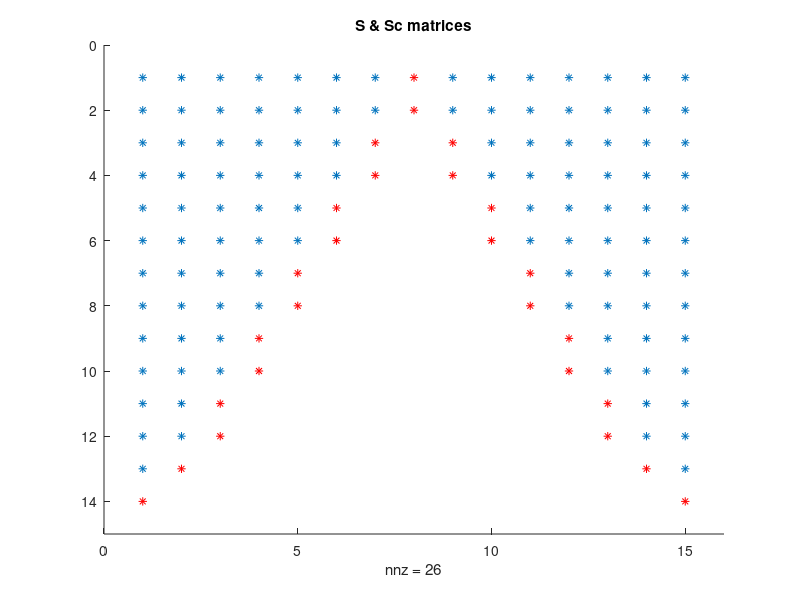

MATLAB code to generate this figure: (Note: this script raises an error after producing the figure.)
%% Programme to solve for Stokes velocity profile in riblets
% Solve A*u = P
% S = riblets grid points
% P = pressure gradient
% A = Laplacian coefficients
% Sc = Sd - S = riblets surface grid points

clear
close all
tic

%% Input data
lz = 1; % always
ly = 0.5; % always <= height for pressure-driven flow

% Define grid sizes
nz = 15; % number of points in z
ny = 14; % number of points in y
dy = ly/(ny-1); % length of sub-intervals in y-axis
dz = lz/(nz-1); % length of sub-intervals in z-axis
y = (0:ny-1)/(ny-1)*ly;
z = (0:nz-1)/(nz-1);

dpdx = -1; % Pressure gradient
Sx = 0; % Shear at the top, could set to 1 (if normalised, always 1)

geometry = 1; 
% 0 = parabola (k/s = 1)
% 1 = triangle (k/s = 1.866 for 30deg, 0.5 for 90deg, 0.866 for 60deg)
% 2 = semi-circle (k/s = 0.5)
% 3 = trapezium (k/s = 0.5; tip half-angle = 15deg)
% 4 = blade (k/s = 0.5; t/s = 0.2)
angle = 90; % 30/60/90 degrees, for triangles only

savefile = 0;

%% Build S matrix - Grid Points of riblets
% S = 1 for points within and on boundary and = 0 elsewhere 
S = zeros(ny,nz);
if geometry == 0 % parabola
    parabola = (2*(z-lz/2)).^2;
    shape = 'parabola';
    height = 1;
    for k = 1:nz
        for j = 1:ny
            if y(j) < parabola(k)
                S(j,k) = 1;
            else
                S(j,k) = 0;
            end
        end
    end
end

if geometry == 1 % triangle
    if angle == 90        
        shape = 'triangle9';
        height = 0.5;
        triangle = z-lz/2;
        triangle2 = -z+lz/2;
    end
    if angle == 60
        shape = 'triangle6';
        height = sqrt(3)/2;
        triangle = sqrt(3)*z-sqrt(3)*lz/2;
        triangle2 = -sqrt(3)*z+sqrt(3)*lz/2;
    end
    if angle == 30
        shape = 'triangle3';
        height = 1 + sqrt(3)/2;
        triangle = (2+sqrt(3))*z-1-sqrt(3)*lz/2;
        triangle2 = -(2+sqrt(3))*z+1+sqrt(3)*lz/2;
    end
        for k = 1:nz
            for j = 1:ny
                if y(j) < triangle(k) || y(j) < triangle2(k)
                    S(j,k) = 1;
                else
                    S(j,k) = 0;
                end
            end
        end
end

if geometry == 2 % semi-circle
    shape = 'circle';
    height = 0.5;
    circle = (-sqrt((lz/2)^2-(z-lz/2).^2))+lz/2;
    for k = 1:nz
        for j = 1:ny
            if y(j) < circle(k)
                S(j,k) = 1;
            else
                S(j,k) = 0;
            end
        end
    end    
end

if geometry == 2 % semi-circle
    shape = 'circle';
    height = 0.5;
    circle = (y'*ones(1,nz)-lz/2).^2+(ones(ny,1)*z-lz/2).^2-(lz/2)^2;
    S = sign((sign(circle)+1)/2);    
end

if geometry == 3 % trapezium
    shape='trapezium';
    height = 0.5;
    trapezium = (4+2*sqrt(3))*z-3.5-2*sqrt(3);
    trapezium2 = -(4+2*sqrt(3))*z+0.5;
    for k=1:nz
        for j=1:ny
            if y(j) < trapezium(k) || y(j) < trapezium2(k)
                S(j, k) = 1;
            else
                S(j, k) = 0;
            end
        end
    end
end

if geometry == 4 % blade
    shape = 'blade';
    height = 0.5;
    for j = 1:height*nz
        for k = 1:nz
            if z(k) < 0.1*lz || z(k) > 0.9*lz
                S(j,k) = 1;
            else
                S(j,k) = 0;
            end
        end
    end
end

figure(1); clf
hold on
spy(S)

%% Build Sd matrix
% Sd = 1 for points within and on boundary and = 0 elsewhere 
% riblets now bigger by rd = max(dy,dz)
rd = max(dy,dz);
Sd = zeros(ny,nz);
if geometry == 0 % parabola
    parabola_d = (2*(z-lz/2)).^2+rd;
    for k = 1:nz
        for j = 1:ny
            if y(j) < parabola_d(k)
                Sd(j,k) = 1;
            else
                Sd(j,k) = 0;
            end
        end
    end
end

if geometry == 1 % triangle
    if angle == 90
        triangle = z-lz/2+rd;
        triangle2 = -z+lz/2+rd;
    end
    if angle == 60
        triangle = sqrt(3)*z-sqrt(3)*lz/2+rd;
        triangle2 = -sqrt(3)*z+sqrt(3)*lz/2+rd;
    end
    if angle == 30
        triangle = (2+sqrt(3))*z-1-sqrt(3)*lz/2+rd;
        triangle2 = -(2+sqrt(3))*z+1+sqrt(3)*lz/2+rd;
    end
    for k = 1:nz
        for j = 1:ny
            if y(j)<triangle(k) || y(j)<triangle2(k)
                Sd(j,k) = 1;
            else
                Sd(j,k) = 0;
            end
        end
    end
end

if geometry == 2 % semi-circle    
    circled = (y'*ones(1,nz)-lz/2).^2+(ones(ny,1)*z-lz/2).^2-(lz/2-rd)^2;
    Sd = sign((sign(circled)+1)/2);
    zcircle = (0:100)/100; % plots a reference circle
    ycircle = (-sqrt((lz/2)^2-(zcircle-lz/2).^2))+lz/2;
    zplot = 1+zcircle*(nz-1);
    yplot = 1+ycircle*(ny-1)/ly;
    figure(1)
    plot(zplot,yplot,'k')
end

if geometry == 3 % trapezium
    trapezium = (4+2*sqrt(3))*z-3.5-2*sqrt(3)+rd;
    trapezium2 = -(4+2*sqrt(3))*z+0.5+rd;
    for k=1:nz
        for j=1:ny
            if y(j)<trapezium(k) || y(j)<trapezium2(k)
                Sd(j, k) = 1;
            else
                Sd(j, k) = 0;
            end
        end
    end
    Sd(1,:) = ones(1,nz);
end

if geometry == 4 % blade
    for j = 1:height*nz %+1 if domain height > 0.5*lz
        for k = 1:nz
            if z(k) < 0.1*lz+dz-0.00001 || z(k) > 0.9*lz-dz+0.00001
                Sd(j,k) = 1;
            else
                Sd(j,k) = 0;
            end
        end
    end
    Sd(1,:) = ones(1,nz);
end

%% Build Sc matrix - curve of the boundary
Sc = Sd-S;
figure(1)
spy(Sc,'r')
title('S & Sc matrices')

%% Build P matrix - pressure gradient - RHS of Stokes
P = ones(ny*nz,1);
P = sparse(P);
P = P*dpdx;

%% Build A matrix 
beta = -2/(dy^2)-2/(dz^2); % coefficient of point p
alpha = 1/(dy^2); % coefficient of surrounding points
r1 = beta.*ones(ny,1);
r2 = alpha.*ones(ny-1,1);
r3 = alpha.*ones(1,1);
B = diag(r1,0) + diag(r2,1) + diag(r2,-1) + diag(r3,-ny+1) + diag(r3,ny-1);
B = sparse(B);
C = kron(eye(nz),B);
C = sparse(C);
gamma = 1/(dz^2);
r4 = gamma.*ones(ny*nz-ny,1);
r5 = gamma.*ones(ny,1);
D = diag(r4,-ny)+diag(r4,+ny)+diag(r5,-ny*nz+ny)+diag(r5,ny*nz-ny);
D = sparse(D);
A = C+D;
A = sparse(A);

%% Shear at the top condition
for k = 1:nz
    j = ny; % top of domain
    index = (k-1)*ny+j;
    A(index,:) = 0;
    A(index,index) = 1/dy^2; % should be dy, but P(index) changed as well
    if index~=1
        A(index,index-1) = -1/dy^2;
    end   
    P(index) = Sx/dy;
end

%% Solid condition - modify the A matrix
% Modify A and P matrix for points within and on the boundary of riblets
% Velocity inside riblets = 0
for j = 1:ny
    for k = 1:nz
        if S(j,k) == 1
            index = (k-1)*ny+j;
            A(index,:) = 0;
            A(index,index) = 1/dy^2;
            P(index) = 0;
        end
    end
end

%% Modify the A matrix - curve of the boundary
% Modification of the matrix A near the boundary of the solid
for j=2:ny-1
    for k=2:nz-1
        if Sc(j,k) == 1
            y0 = y(j);
            z0 = z(k);          
            my = abs(floor(log10(dy)));
            mz = abs(floor(log10(dz)));
            
        %ys: (j-+2,k);(j-+1,k);(j,k-+2);(j,k-+1) 
            ys = y(j-1:j+1);
            zs = z(k-1:k+1);  
            
            if geometry == 1 % triangle
                if angle == 90
                    if z0 <= lz/2
                        yp0 = -z0+lz/2;
                    else
                        yp0 = z0-lz/2;
                    end
                    zpPlus = y0+lz/2;
                    zpMinus = -y0+lz/2;
                end
                if angle == 60
                    if z0 <= lz/2
                        yp0 = -sqrt(3)*z0+sqrt(3)*lz/2;
                    else
                        yp0 = sqrt(3)*z0-sqrt(3)*lz/2;
                    end
                    zpPlus = y0/sqrt(3)+lz/2;
                    zpMinus = -y0/sqrt(3)+lz/2;
                end
                if angle == 30
                    if z0 <= lz/2
                        yp0 = (2+sqrt(3))*z0-1-sqrt(3)*lz/2;
                    else
                        yp0 = -(2+sqrt(3))*z0+1+sqrt(3)*lz/2;
                    end
                    zpPlus = y0/(2+sqrt(3))+(1+sqrt(3)*lz/2)/(2+sqrt(3));
                    zpMinus = -y0/(2+sqrt(3))+(1+sqrt(3)*lz/2)/(2+sqrt(3));
                end
            end
            
            if geometry == 2 % semi-circle
                yp0 = sqrt((lz/2)^2-(z0-lz/2).^2)+lz/2;
                zpPlus = sqrt((lz/2)^2-(y0-lz/2).^2)+lz/2;
                zpMinus = -sqrt((lz/2)^2-(y0-lz/2).^2)+lz/2;
            end
            
            % check closest distance in z direction               
            if abs(z0-zpPlus) < abs(z0 - zpMinus)
                zp0 = zpPlus;
            else
                zp0 = zpMinus;
            end
            
            % Modify ys: (j-+2,k),(j-+1,k),(j,k-+2),(j,k-+1)         
            deltay=round(abs(y0-yp0),10);
            deltays=y0-yp0;
            deltaz=round(abs(z0-zp0),10);
            deltazs=z0-zp0;
            
            if deltaz<dz
                if round(deltaz,mz+2)~=0
                    zs(2-sign(deltazs))=z0-sign(deltazs)*deltaz;
                end
            end           
            if deltay<dy
                if round(deltay,my+2)~=0 
                    ys(2-sign(deltays))=y0-sign(deltays)*deltay
                end
            end 
            
            bj=zeros(1,3);
            bk=zeros(1,3);          
            bj(1)=2/((ys(2)-ys(1))*(ys(3)-ys(1)));
            bj(2)=-2/((ys(3)-ys(2))*(ys(2)-ys(1))); 
            bj(3)=2/((ys(3)-ys(2))*(ys(3)-ys(1)));
            bk(1)=2/((zs(2)-zs(1))*(zs(3)-zs(1)));
            bk(2)=-2/((zs(3)-zs(2))*(zs(2)-zs(1))); 
            bk(3)=2/((zs(3)-zs(2))*(zs(3)-zs(1)));  
            
            index =(k-1)*ny+j;
            A(index,index)= bj(2) + bk(2);        
            if abs(deltay)<dy           
              A(index,index-sign(deltays))=0;       
              A(index,index+sign(deltays))= bj(2+sign(deltays));
            end                      
            if abs(deltaz)<dz 
              A(index,index-sign(deltazs)*ny)= bk(2-sign(deltazs));
              A(index,index+sign(deltazs)*ny)= bk(2+sign(deltazs));
            end
        end
    end
end
            
%% No slip at bottom condition
for k = 1:nz
    j = 1;
    index = (k-1)*ny+j ;
    A(index,:) = 0;
    A(index,index) = 1/dy^2;
    P(index)=0;
end

%% Solution
figure(3)
spy(A)
u = mldivide(A,P);
u = reshape(u,ny,nz); % converts u into size (ny,nz)

figure(4)
surfc(z,y,u)
title('u profile')
ylabel('y', 'FontSize', 18)
xlabel('z', 'FontSize', 18)
set(gca,'FontSize',18)

figure(5)
contourf(z,y,u)
axis image
colorbar
set(gca,'layer','top')
title('u')
colorbar
ylabel('y')
xlabel('z')

%% calculate coefficients
integraly = dy*trapz(full(u)); % integrate u*dy with z constant
F1 = dz*trapz(integraly) % integration in y and z

u_surf = u(end,:);
F2 = dz*trapz(full(u_surf)) % integration in z at top layer

if savefile == 1
    tit = ['No_points_' num2str(ny) '_Shape_' num2str(shape) '.mat'];
    save(tit,'ny','relError', 'relErrorint', 'integralz');
end

toc